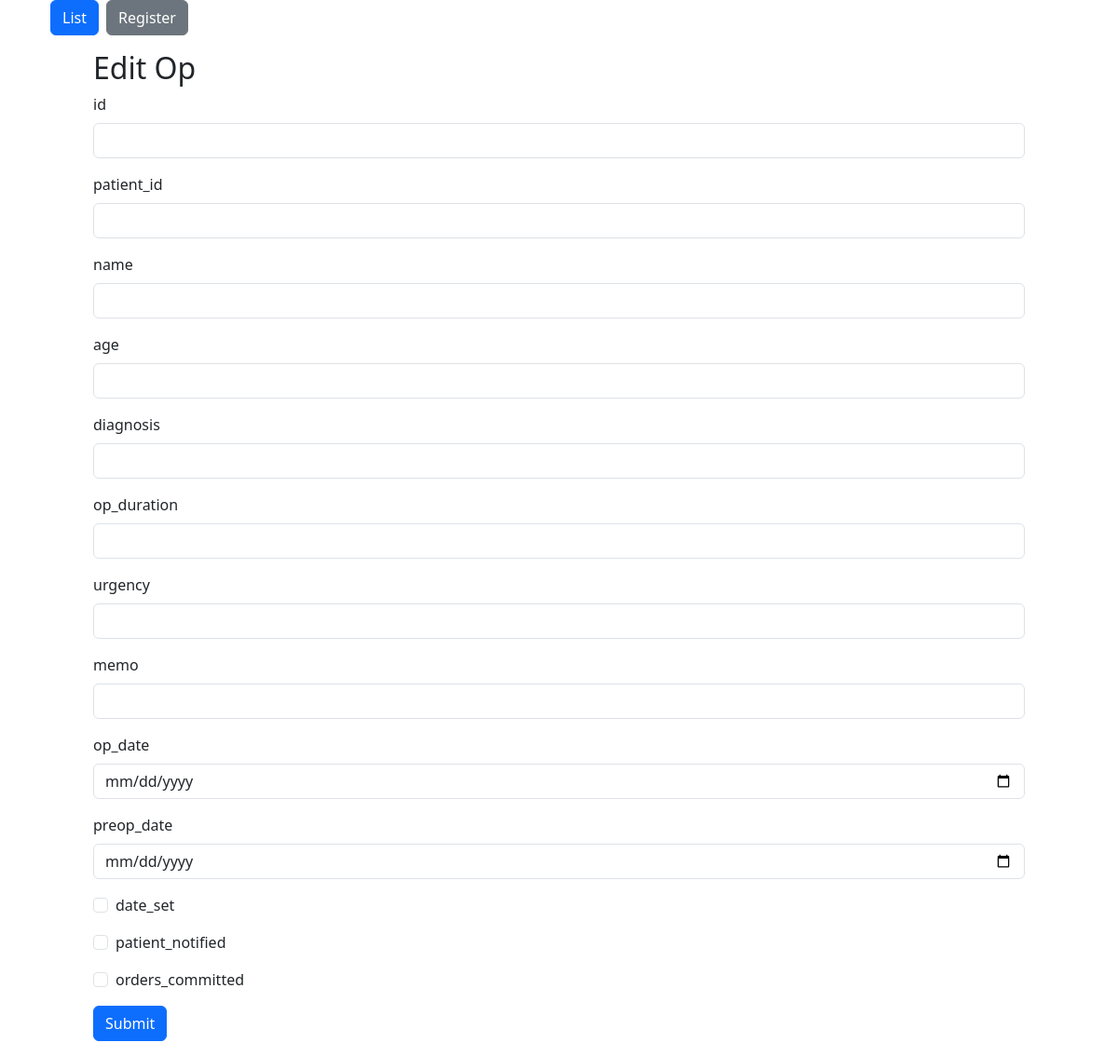
/edit/73, run on an earlier commit of the app's database.
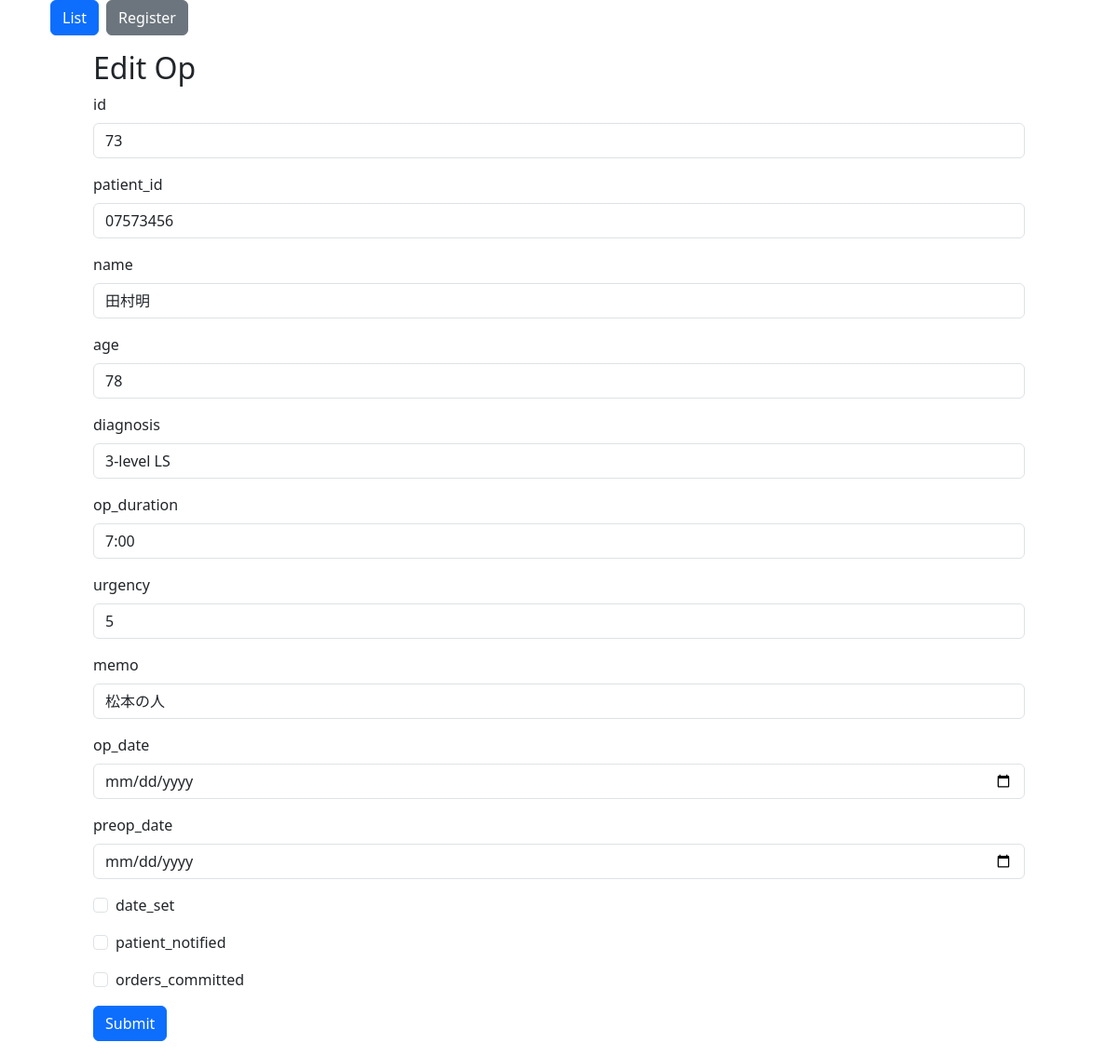
And on a later commit of the database.
### models.py (models this page shows, shortened)
class Op(Base):
    __tablename__ = "op"
    id: Mapped[int] = mapped_column(primary_key=True)
    patient_id: Mapped[String] = mapped_column(String[8])
    name: Mapped[String] = mapped_column(String)
    age: Mapped[Integer] = mapped_column(Integer, nullable=True)
    phone: Mapped[String] = mapped_column(String, nullable=True)
    email: Mapped[String] = mapped_column(String, nullable=True)
    diagnosis: Mapped[String] = mapped_column(String)
    op_duration: Mapped[String] = mapped_column(String)
    urgency: Mapped[Integer] = mapped_column(Integer)
    memo: Mapped[String] = mapped_column(String, nullable=True)
    op_date: Mapped[Date] = mapped_column(Date, nullable=True)
    preop_date: Mapped[Date] = mapped_column(Date, nullable=True)
    date_set: Mapped[Boolean] = mapped_column(Boolean, default=False)
    patient_notified: Mapped[Boolean] = mapped_column(Boolean, default=False)
    orders_committed: Mapped[Boolean] = mapped_column(Boolean, default=False)
    created_at: Mapped[DateTime] = mapped_column(DateTime, default=func.now())

### app.py (the view, shortened to what this page needs)
@app.route('/edit/<int:op_id>', methods=['GET', 'POST'])
def edit_op(op_id):
    op = db_session.query(Op).filter_by(id=op_id).first()
    form = EditOpForm(obj=op)
    return render_template('edit_op.html', form=form)

### forms.py
class EditOpForm(FlaskForm):
    id = StringField('id')
    patient_id = StringField('patient_id', validators=[InputRequired(), Length(min=8, max=8)])
    name = StringField('name', validators=[InputRequired()])
    age = IntegerField('age', validators=[Optional()])
    diagnosis = StringField('diagnosis', validators=[InputRequired()])
    op_duration = StringField('op_duration')
    urgency = IntegerField('urgency')
    memo = StringField('memo')
    op_date = DateField('op_date', validators=[Optional()])
    preop_date = DateField('preop_date',validators=[Optional()])
    date_set = BooleanField('date_set')
    patient_notified = BooleanField('patient_notified')
    orders_committed = BooleanField('orders_committed')
    submit = SubmitField('Submit')

### templates/edit_op.html (shortened to what this page needs)
{% extends "base.html" %}
{% import "bootstrap5/form.html" as wtf %}
{% block content %}
<div style="width: 1000px" class="mx-auto">
    <h2>Edit Op</h2>
    {{ wtf.render_form(form ) }}
</div>
{% endblock %}

What changed in the data, as far as the page shows it:
added Op: id "73", patient_id "07573456", name "田村明", age "78", diagnosis "3-level LS", op_duration "7:00", urgency "5", memo "松本の人"
Also different on the page:
form field date_set: "☐" → (not shown)
form field patient_notified: "☐" → (not shown)
form field orders_committed: "☐" → (not shown)
